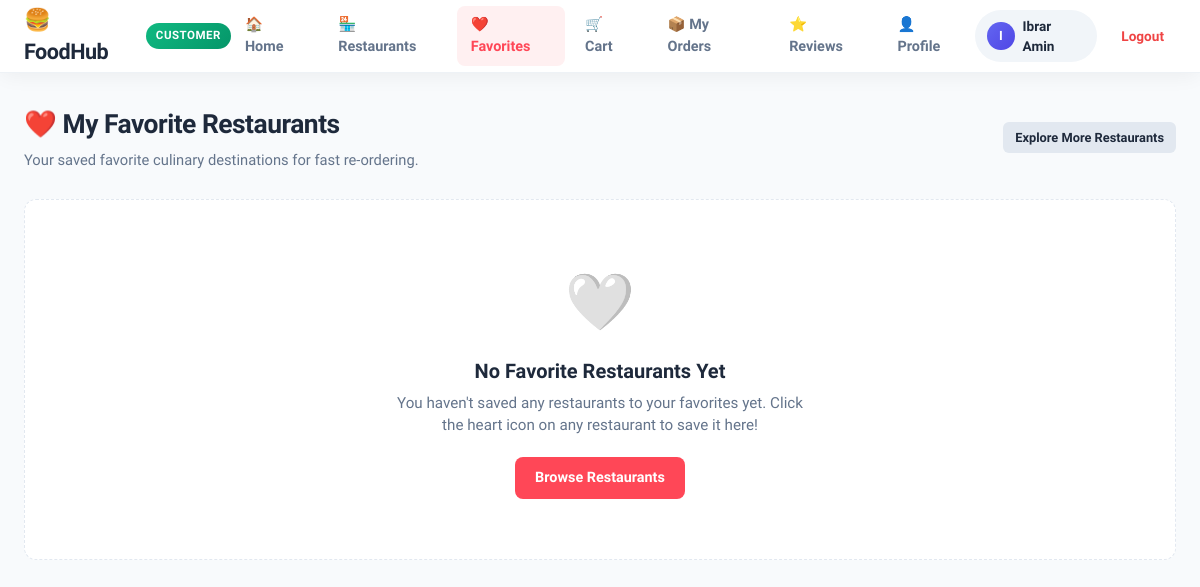
Page /customer/favorites.php (signed in) on the earlier database version.
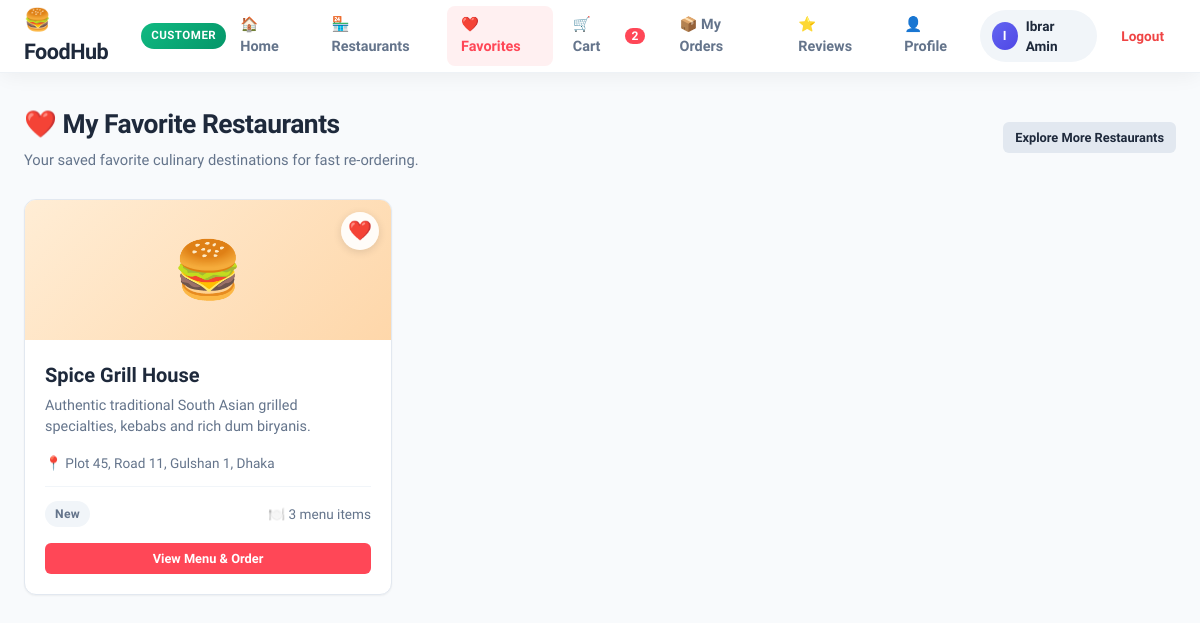
Same page on the later database version.
### tables this page shows
CREATE TABLE favorites (
    favorite_id INT AUTO_INCREMENT PRIMARY KEY,
    customer_id INT NOT NULL,
    restaurant_id INT NOT NULL,
    created_at TIMESTAMP DEFAULT CURRENT_TIMESTAMP,
    FOREIGN KEY (customer_id) REFERENCES users(user_id) ON DELETE CASCADE,
    FOREIGN KEY (restaurant_id) REFERENCES restaurants(restaurant_id) ON DELETE CASCADE,
    UNIQUE KEY unique_customer_restaurant_fav (customer_id, restaurant_id)
);

CREATE TABLE restaurants (
    restaurant_id INT AUTO_INCREMENT PRIMARY KEY,
    user_id INT NOT NULL,
    name VARCHAR(150) NOT NULL,
    description TEXT,
    address VARCHAR(255) NOT NULL,
    phone VARCHAR(20),
    status ENUM('Pending', 'Approved', 'Rejected', 'Suspended') DEFAULT 'Pending',
    created_at TIMESTAMP DEFAULT CURRENT_TIMESTAMP,
    updated_at TIMESTAMP DEFAULT CURRENT_TIMESTAMP ON UPDATE CURRENT_TIMESTAMP,
    FOREIGN KEY (user_id) REFERENCES users(user_id) ON DELETE CASCADE
);

### customer/favorites.php (called while the page is built)
<?php
require_once __DIR__ . '/../views/customer/favorites.php';

### controllers/customer/favorites_controller.php (called while the page is built, shortened)
<?php
require_once __DIR__ . '/../../config/db.php';
require_once __DIR__ . '/../../models/customer_model.php';
$customer_id = intval($_SESSION['user_id']);
$favorites   = get_customer_favorites($conn, $customer_id);
$currentPage = 'favorites';

### models/customer_model.php (called while the page is built, shortened)
<?php
function get_customer_favorites($conn, $customer_id) {
    $safe_cust_id = intval($customer_id);
    $sql = "
        SELECT
            fav.favorite_id,
            fav.created_at AS favorited_at,
            r.restaurant_id,
            r.name AS restaurant_name,
            r.description,
            r.address,
            r.phone,
            (SELECT COUNT(*) FROM food_items f WHERE f.restaurant_id = r.restaurant_id AND f.status = 'Available') AS total_items,
            (SELECT AVG(rev.rating)
             FROM reviews rev
             JOIN food_items fi ON rev.item_id = fi.item_id
             WHERE fi.restaurant_id = r.restaurant_id) AS avg_rating,
            (SELECT COUNT(rev.review_id)
             FROM reviews rev
             JOIN food_items fi ON rev.item_id = fi.item_id
             WHERE fi.restaurant_id = r.restaurant_id) AS total_reviews
        FROM favorites fav
        JOIN restaurants r ON fav.restaurant_id = r.restaurant_id
        WHERE fav.customer_id = $safe_cust_id AND r.status = 'Approved'
        ORDER BY fav.favorite_id DESC
    ";
    $result = mysqli_query($conn, $sql);
    $favorites = [];
    if ($result) {
        while ($row = mysqli_fetch_assoc($result)) {
            $favorites[] = $row;
        }
    }
    return $favorites;
}
function count_cart_items($conn, $customer_id) {
    $safe_cust_id = intval($customer_id);
    $sql = "SELECT SUM(quantity) AS total_qty FROM cart WHERE customer_id = $safe_cust_id";
    $result = mysqli_query($conn, $sql);
    if ($result) {
        $row = mysqli_fetch_assoc($result);
        return intval($row['total_qty'] ?? 0);
    }
    return 0;
}

### views/customer/favorites.php (the view, shortened to what the changed rows need)
<?php
require_once __DIR__ . '/../../controllers/customer/favorites_controller.php';
require_once __DIR__ . '/../partials/header.php';
require_once __DIR__ . '/../partials/navbar.php';
?>
<div class="main-wrapper">
    <div class="page-header">
        <div>
            <h1 class="page-title">❤️ My Favorite Restaurants</h1>
        </div>
    </div>
    <div class="catalog-grid">
        <?php if (!empty($favorites)): ?>
            <?php foreach ($favorites as $fav): ?>
                <div class="restaurant-card">
                    <div class="restaurant-cover">
                        🍔
                        <form action="actions/remove_favorite.php" method="POST">
                            <button type="submit" class="fav-action-btn" title="Remove from favorites">❤️</button>
                        </form>
                    </div>
                    <div class="restaurant-body">
                        <h3 class="restaurant-title"><?php echo htmlspecialchars($fav['restaurant_name']); ?></h3>
                        <p class="restaurant-desc"><?php echo htmlspecialchars($fav['description'] ?? 'Delicious food specialties.'); ?></p>
                        <div style="font-size: 0.85rem; color: var(--text-muted); margin-bottom: 12px;">
                            📍 <?php echo htmlspecialchars($fav['address']); ?>
                        </div>
                        <div class="restaurant-meta">
                            <div>
                                <?php if ($fav['total_reviews'] > 0): ?>
                                    <span class="rating-badge">★ <?php echo number_format((float)$fav['avg_rating'], 1); ?> (<?php echo $fav['total_reviews']; ?>)</span>
                                <?php else: ?>
                                    <span class="badge" style="background:#f1f5f9; color:#64748b;">New</span>
                                <?php endif; ?>
                            </div>
                            <div>🍽️ <?php echo $fav['total_items']; ?> menu items</div>
                        </div>
                        <div style="margin-top: 16px;">
                            <a href="view_menu.php?restaurant_id=<?php echo $fav['restaurant_id']; ?>" class="btn btn-primary btn-sm" style="width: 100%; text-align: center;">
                                View Menu & Order
                            </a>
                        </div>
                    </div>
                </div>
            <?php endforeach; ?>
        <?php else: ?>
            <div class="empty-state" style="grid-column: 1 / -1;">
                <div class="empty-icon">🤍</div>
                <div class="empty-title">No Favorite Restaurants Yet</div>
                <div class="empty-desc">You haven't saved any restaurants to your favorites yet. Click the heart icon on any restaurant to save it here!</div>
                <a href="browse_restaurants.php" class="btn btn-primary">Browse Restaurants</a>
            </div>
        <?php endif; ?>
    </div>
</div>
<?php require_once __DIR__ . '/../partials/footer.php'; ?>

### views/partials/navbar.php (shortened to what the changed rows need)
<?php
$active_page = $currentPage ?? 'dashboard';
$is_logged = isset($_SESSION['user_id']) && !empty($_SESSION['user_id']);
$raw_role = $_SESSION['role'] ?? 'Guest';
if (strcasecmp($raw_role, 'Admin') === 0 || strcasecmp($raw_role, 'Administrator') === 0) {
    $current_role = 'Administrator';
} else {
    $current_role = $raw_role;
}
$script_self = $_SERVER['PHP_SELF'] ?? '';
$in_actions_folder = (strpos($script_self, '/actions/') !== false);
$in_admin_folder = (strpos($script_self, '/admin/') !== false);
$in_customer_folder = (strpos($script_self, '/customer/') !== false);
$in_views_folder = (strpos($script_self, '/views/') !== false);
if ($in_actions_folder) {
    $root_url = '../../';
} elseif ($in_admin_folder || $in_customer_folder || $in_views_folder) {
    $root_url = '../';
} else {
    $root_url = '';
}
$profile_url  = $root_url . 'profile.php';
if ($current_role === 'Administrator') {
    $dash_url = $in_admin_folder ? 'dashboard.php' : ($in_customer_folder ? '../admin/dashboard.php' : 'admin/dashboard.php');
} else {
    $dash_url = $root_url . 'dashboard.php';
}
$users_url        = $in_admin_folder ? 'users.php' : ($in_customer_folder ? '../admin/users.php' : 'admin/users.php');
$admin_rest_url   = $in_admin_folder ? 'restaurants.php' : ($in_customer_folder ? '../admin/restaurants.php' : 'admin/restaurants.php');
$admin_orders_url = $in_admin_folder ? 'orders.php' : ($in_customer_folder ? '../admin/orders.php' : 'admin/orders.php');
$cart_url        = $in_customer_folder ? 'cart.php' : $root_url . 'customer/cart.php';
$cart_count = 0;
if ($is_logged && $current_role === 'Customer') {
    if (function_exists('count_cart_items') && isset($conn) && $conn) {
        $cart_count = count_cart_items($conn, intval($_SESSION['user_id']));
    } elseif (isset($conn) && $conn) {
        $cust_uid = intval($_SESSION['user_id']);
        $cq = mysqli_query($conn, "SELECT SUM(quantity) AS total_qty FROM cart WHERE customer_id = $cust_uid");
        if ($cq && $crow = mysqli_fetch_assoc($cq)) {
            $cart_count = intval($crow['total_qty'] ?? 0);
        }
    }
}
?>
<nav class="admin-navbar <?php echo ($current_role === 'Customer') ? 'customer-navbar' : ''; ?>">
    <div class="nav-container">
        <?php if ($is_logged): ?>
            <ul class="nav-menu">
                <?php if ($current_role === 'Administrator'): ?>
                    <li>
                        <a href="<?php echo $dash_url; ?>" class="nav-link <?php echo ($active_page === 'dashboard') ? 'active' : ''; ?>">
                            📊 Dashboard
                        </a>
                    </li>
                    <li>
                        <a href="<?php echo $users_url; ?>" class="nav-link <?php echo ($active_page === 'users') ? 'active' : ''; ?>">
                            👥 Users
                        </a>
                    </li>
                    <li>
                        <a href="<?php echo $admin_rest_url; ?>" class="nav-link <?php echo ($active_page === 'restaurants') ? 'active' : ''; ?>">
                            🏪 Restaurants
                        </a>
                    </li>
                    <li>
                        <a href="<?php echo $admin_orders_url; ?>" class="nav-link <?php echo ($active_page === 'orders') ? 'active' : ''; ?>">
                            📦 Orders & Deliveries
                        </a>
                    </li>
                    <li>
                        <a href="<?php echo $profile_url; ?>" class="nav-link <?php echo ($active_page === 'profile') ? 'active' : ''; ?>">
                            👤 Profile
                        </a>
                    </li>
                <?php elseif ($current_role === 'Customer'): ?>
                    <li>
                        <a href="<?php echo $cart_url; ?>" class="nav-link nav-cart-link <?php echo ($active_page === 'cart' || $active_page === 'checkout') ? 'active' : ''; ?>">
                            🛒 Cart
                            <?php if ($cart_count > 0): ?>
                                <span class="cart-pill-count"><?php echo $cart_count; ?></span>
                            <?php endif; ?>
                        </a>
                    </li>
                <?php endif; ?>
            </ul>
        <?php endif; ?>
    </div>
</nav>

Differences in the rows shown:
added favorites: restaurant.name "Spice Grill House", restaurant.description "Authentic traditional South Asian grilled specialties, kebabs and rich dum biryanis.", restaurant.address "Plot 45, Road 11, Gulshan 1, Dhaka", total_items "3"
Other differences:
$cart_count: (not shown) → "2"
text no longer shown: "🤍 No Favorite Restaurants Yet You haven't saved any restaurants to your favorites yet. Click the heart icon on any restaurant to save it here! Browse Restaurants"
